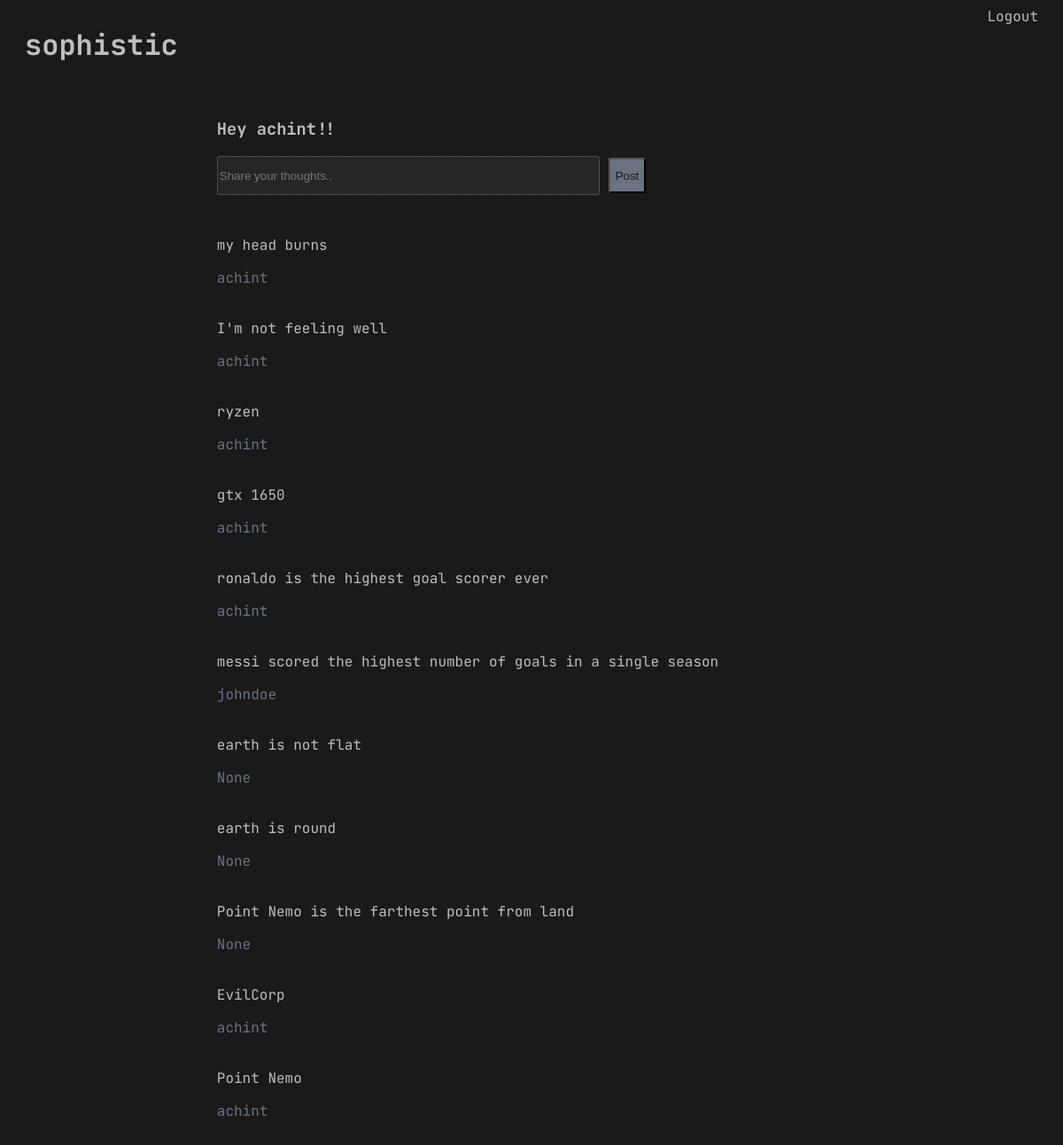
The app's page / (signed in) with its own data.
### base/models.py (models this page shows, shortened)
class Topic(models.Model):
    host = models.ForeignKey(User, on_delete=models.SET_NULL, null=True)
    topic = models.CharField(max_length=200)
    updated = models.DateTimeField(auto_now=True)
    created = models.DateTimeField(auto_now_add=True)
    class Meta:
        ordering = ['-updated', '-created']

### base/views.py (the view)
# urls.py: path('', views.HomeView, name='home'),
def HomeView(request):
    topics = Topic.objects.all()
    print('hello')
    if request.method == 'POST':
        topic = Topic.objects.create(
            host = request.user,
            topic = request.POST.get('topic')
        )
        return redirect('home')
    context = {'topics' : topics}
    return render(request, 'home.html', context)

### base/templates/home.html (shortened to what this page needs)
{% extends 'main.html' %}
{% block content %}
<div class="home-container">
    {% if request.user.is_authenticated %}
    <h3 class="welcome-msg">Hey {{request.user}}!!</h3>
    {% else %}
    <h3 class="welcome-msg">Hey Wanderer!!</h3>
    {% endif %}
    <div class="topic-post">
        <form action="" method="POST">
            <input type="text" placeholder="Share your thoughts.." name="topic" class="input-field">
            <input type="submit" value="Post" class="input-button">
        </form>
    </div>
    {% for topic in topics %}
    <div class="topic-container">
        <a href="{% url 'topic' topic.id %}">
            <p class="topics">{{ topic.topic }}</p>
        </a>
        <span class="topic-host">{{topic.host}}</span>
    </div>
    {% endfor %}
</div>
{% endblock content %}

### static/styles/main.css (style rules this page uses)
body { background-color: #1a1a1a; color: #bebebe; font-family: 'JetBrains Mono'; }
a { text-decoration: none; }
a:link { color: #bebebe; }

### base/templates/home.html (style rules this page uses)
.home-container { width: 60%; margin: auto; padding: 20px; }
.topic-post { padding-bottom: 20px; }
.topic-container { padding-top: 10px; padding-bottom: 10px; }
.topic-host { color: rgb(107 114 128); }
.input-field { width: 60%; height: 5vh; border-radius: 3px; background-color: #262626; border: 1px dotted rgb(107 114 128); color: #bebebe; }
.input-button { background-color: rgb(107 114 128);; color: #1a1a1a; height: 5vh; }

### records on screen
Topic: topic "my head burns", host "achint"
Topic: topic "I'm not feeling well", host "achint"
Topic: topic "ryzen", host "achint"
Topic: topic "gtx 1650", host "achint"
Topic: topic "ronaldo is the highest goal scorer ever", host "achint"
Topic: topic "messi scored the highest number of goals in a single season", host "johndoe"
Topic: topic "earth is not flat", host "None"
Topic: topic "earth is round", host "None"
Topic: topic "Point Nemo is the farthest point from land", host "None"
Topic: topic "EvilCorp", host "achint"
Topic: topic "Point Nemo", host "achint"

### other values on screen
{{ request.user }} "achint"
